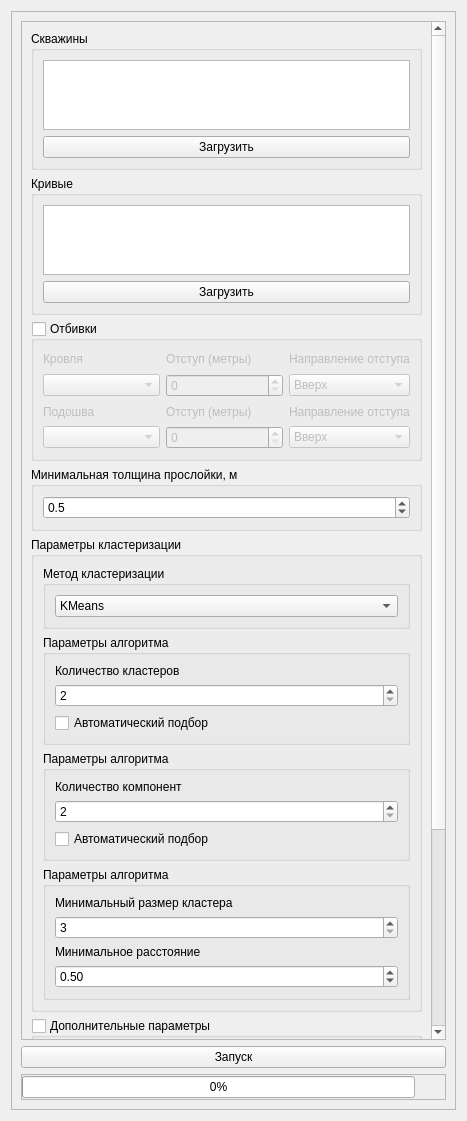
<?xml version="1.0" encoding="UTF-8"?>
<ui version="4.0">
 <class>WLISettingsWidget</class>
 <widget class="QWidget" name="WLISettingsWidget">
  <property name="geometry">
   <rect>
    <x>0</x>
    <y>0</y>
    <width>467</width>
    <height>1121</height>
   </rect>
  </property>
  <property name="minimumSize">
   <size>
    <width>450</width>
    <height>0</height>
   </size>
  </property>
  <property name="windowTitle">
   <string>Form</string>
  </property>
  <layout class="QVBoxLayout" name="verticalLayout_6">
   <item>
    <widget class="QFrame" name="SettingsFrame">
     <property name="sizePolicy">
      <sizepolicy hsizetype="Fixed" vsizetype="Preferred">
       <horstretch>0</horstretch>
       <verstretch>0</verstretch>
      </sizepolicy>
     </property>
     <property name="minimumSize">
      <size>
       <width>440</width>
       <height>0</height>
      </size>
     </property>
     <property name="maximumSize">
      <size>
       <width>450</width>
       <height>16777215</height>
      </size>
     </property>
     <property name="frameShape">
      <enum>QFrame::Shape::StyledPanel</enum>
     </property>
     <property name="frameShadow">
      <enum>QFrame::Shadow::Raised</enum>
     </property>
     <layout class="QVBoxLayout" name="verticalLayout_4">
      <item>
       <widget class="QScrollArea" name="InputDataScrollArea">
        <property name="minimumSize">
         <size>
          <width>420</width>
          <height>0</height>
         </size>
        </property>
        <property name="maximumSize">
         <size>
          <width>15000</width>
          <height>16777215</height>
         </size>
        </property>
        <property name="horizontalScrollBarPolicy">
         <enum>Qt::ScrollBarPolicy::ScrollBarAlwaysOff</enum>
        </property>
        <property name="widgetResizable">
         <bool>true</bool>
        </property>
        <widget class="QWidget" name="scrollAreaWidgetContents">
         <property name="geometry">
          <rect>
           <x>0</x>
           <y>0</y>
           <width>410</width>
           <height>1228</height>
          </rect>
         </property>
         <layout class="QVBoxLayout" name="verticalLayout_7">
          <item>
           <widget class="QGroupBox" name="WellGB">
            <property name="title">
             <string>Скважины</string>
            </property>
            <layout class="QVBoxLayout" name="verticalLayout_14">
             <item>
              <widget class="QListWidget" name="WellLW"/>
             </item>
             <item>
              <widget class="QPushButton" name="WellBtn">
               <property name="text">
                <string>Загрузить</string>
               </property>
              </widget>
             </item>
            </layout>
           </widget>
          </item>
          <item>
           <widget class="QGroupBox" name="CurveGB">
            <property name="title">
             <string>Кривые</string>
            </property>
            <layout class="QVBoxLayout" name="verticalLayout_15">
             <item>
              <widget class="QListWidget" name="CurveLW"/>
             </item>
             <item>
              <widget class="QPushButton" name="CurveBtn">
               <property name="text">
                <string>Загрузить</string>
               </property>
              </widget>
             </item>
            </layout>
           </widget>
          </item>
          <item>
           <widget class="QGroupBox" name="StratGB">
            <property name="minimumSize">
             <size>
              <width>0</width>
              <height>140</height>
             </size>
            </property>
            <property name="maximumSize">
             <size>
              <width>16777215</width>
              <height>140</height>
             </size>
            </property>
            <property name="title">
             <string>Отбивки</string>
            </property>
            <property name="flat">
             <bool>true</bool>
            </property>
            <property name="checkable">
             <bool>true</bool>
            </property>
            <property name="checked">
             <bool>false</bool>
            </property>
            <layout class="QGridLayout" name="gridLayout_4">
             <item row="3" column="2">
              <widget class="QComboBox" name="BotDirectionCB">
               <item>
                <property name="text">
                 <string>Вверх</string>
                </property>
               </item>
               <item>
                <property name="text">
                 <string>Вниз</string>
                </property>
               </item>
              </widget>
             </item>
             <item row="1" column="1">
              <widget class="QSpinBox" name="TopShiftSB">
               <property name="maximum">
                <number>1000</number>
               </property>
              </widget>
             </item>
             <item row="1" column="2">
              <widget class="QComboBox" name="TopDirectionCB">
               <item>
                <property name="text">
                 <string>Вверх</string>
                </property>
               </item>
               <item>
                <property name="text">
                 <string>Вниз</string>
                </property>
               </item>
              </widget>
             </item>
             <item row="0" column="0">
              <widget class="QLabel" name="TopLabel">
               <property name="text">
                <string>Кровля</string>
               </property>
              </widget>
             </item>
             <item row="1" column="0">
              <widget class="QComboBox" name="TopCB"/>
             </item>
             <item row="3" column="0">
              <widget class="QComboBox" name="BotCB"/>
             </item>
             <item row="2" column="0">
              <widget class="QLabel" name="BotLabel">
               <property name="text">
                <string>Подошва</string>
               </property>
              </widget>
             </item>
             <item row="3" column="1">
              <widget class="QSpinBox" name="BotShiftSB">
               <property name="maximum">
                <number>1000</number>
               </property>
              </widget>
             </item>
             <item row="0" column="1">
              <widget class="QLabel" name="TopShiftLabel">
               <property name="text">
                <string>Отступ (метры)</string>
               </property>
              </widget>
             </item>
             <item row="2" column="1">
              <widget class="QLabel" name="BotShiftLabel">
               <property name="text">
                <string>Отступ (метры)</string>
               </property>
              </widget>
             </item>
             <item row="0" column="2">
              <widget class="QLabel" name="TopDirectionLabel">
               <property name="text">
                <string>Направление отступа</string>
               </property>
              </widget>
             </item>
             <item row="2" column="2">
              <widget class="QLabel" name="BotDirectionLabel">
               <property name="text">
                <string>Направление отступа</string>
               </property>
              </widget>
             </item>
            </layout>
           </widget>
          </item>
          <item>
           <widget class="QGroupBox" name="MinWidthGB">
            <property name="title">
             <string>Минимальная толщина прослойки, м</string>
            </property>
            <layout class="QHBoxLayout" name="horizontalLayout_10">
             <item>
              <widget class="QDoubleSpinBox" name="MinWidthSB">
               <property name="decimals">
                <number>1</number>
               </property>
               <property name="minimum">
                <double>0.100000000000000</double>
               </property>
               <property name="maximum">
                <double>10.000000000000000</double>
               </property>
               <property name="singleStep">
                <double>0.100000000000000</double>
               </property>
               <property name="value">
                <double>0.500000000000000</double>
               </property>
              </widget>
             </item>
            </layout>
           </widget>
          </item>
          <item>
           <widget class="QGroupBox" name="ClusterGB">
            <property name="title">
             <string>Параметры кластеризации</string>
            </property>
            <layout class="QVBoxLayout" name="verticalLayout_8">
             <item>
              <widget class="QGroupBox" name="ClusterMethodGB">
               <property name="title">
                <string>Метод кластеризации</string>
               </property>
               <layout class="QHBoxLayout" name="horizontalLayout_5">
                <item>
                 <widget class="QComboBox" name="ClusterMethodCB">
                  <item>
                   <property name="text">
                    <string>KMeans</string>
                   </property>
                  </item>
                  <item>
                   <property name="text">
                    <string>GaussianMixture</string>
                   </property>
                  </item>
                  <item>
                   <property name="text">
                    <string>HDBSCAN</string>
                   </property>
                  </item>
                 </widget>
                </item>
               </layout>
              </widget>
             </item>
             <item>
              <widget class="QGroupBox" name="KMeansGB">
               <property name="title">
                <string>Параметры алгоритма</string>
               </property>
               <layout class="QVBoxLayout" name="verticalLayout_9">
                <item>
                 <widget class="QLabel" name="KMeansLabel">
                  <property name="text">
                   <string>Количество кластеров</string>
                  </property>
                 </widget>
                </item>
                <item>
                 <widget class="QSpinBox" name="KMeansSB">
                  <property name="minimum">
                   <number>2</number>
                  </property>
                  <property name="maximum">
                   <number>20</number>
                  </property>
                 </widget>
                </item>
                <item>
                 <widget class="QCheckBox" name="KMeansCheckBox">
                  <property name="text">
                   <string>Автоматический подбор</string>
                  </property>
                 </widget>
                </item>
               </layout>
              </widget>
             </item>
             <item>
              <widget class="QGroupBox" name="GaussianMixtureGB">
               <property name="title">
                <string>Параметры алгоритма</string>
               </property>
               <layout class="QVBoxLayout" name="verticalLayout_10">
                <item>
                 <widget class="QLabel" name="GaussianMixtureLabel">
                  <property name="text">
                   <string>Количество компонент</string>
                  </property>
                 </widget>
                </item>
                <item>
                 <widget class="QSpinBox" name="GaussianMixtureSB">
                  <property name="minimum">
                   <number>2</number>
                  </property>
                  <property name="maximum">
                   <number>20</number>
                  </property>
                 </widget>
                </item>
                <item>
                 <widget class="QCheckBox" name="GaussianMixtureCheckBox">
                  <property name="text">
                   <string>Автоматический подбор</string>
                  </property>
                 </widget>
                </item>
               </layout>
              </widget>
             </item>
             <item>
              <widget class="QGroupBox" name="HDBSCANGB">
               <property name="title">
                <string>Параметры алгоритма</string>
               </property>
               <layout class="QVBoxLayout" name="verticalLayout_11">
                <item>
                 <widget class="QLabel" name="HDBSCANMinClusterSizeLabel">
                  <property name="text">
                   <string>Минимальный размер кластера</string>
                  </property>
                 </widget>
                </item>
                <item>
                 <widget class="QSpinBox" name="HDBSCANMinClusterSizeSB">
                  <property name="minimum">
                   <number>3</number>
                  </property>
                  <property name="maximum">
                   <number>1000</number>
                  </property>
                 </widget>
                </item>
                <item>
                 <widget class="QLabel" name="HDBSCANEpsilonLabel">
                  <property name="text">
                   <string>Минимальное расстояние</string>
                  </property>
                 </widget>
                </item>
                <item>
                 <widget class="QDoubleSpinBox" name="HDBSCANEpsilonSB">
                  <property name="singleStep">
                   <double>0.100000000000000</double>
                  </property>
                  <property name="value">
                   <double>0.500000000000000</double>
                  </property>
                 </widget>
                </item>
               </layout>
              </widget>
             </item>
            </layout>
           </widget>
          </item>
          <item>
           <widget class="QGroupBox" name="PreparerGB">
            <property name="title">
             <string>Дополнительные параметры</string>
            </property>
            <property name="checkable">
             <bool>true</bool>
            </property>
            <property name="checked">
             <bool>false</bool>
            </property>
            <layout class="QVBoxLayout" name="verticalLayout">
             <item>
              <widget class="QGroupBox" name="NormalizationGB">
               <property name="title">
                <string>Нормализация</string>
               </property>
               <property name="checkable">
                <bool>true</bool>
               </property>
               <property name="checked">
                <bool>false</bool>
               </property>
               <layout class="QVBoxLayout" name="verticalLayout_12">
                <item>
                 <widget class="QComboBox" name="NormalizationCB">
                  <item>
                   <property name="text">
                    <string>MaxAbs</string>
                   </property>
                  </item>
                  <item>
                   <property name="text">
                    <string>MinMax</string>
                   </property>
                  </item>
                  <item>
                   <property name="text">
                    <string>Z-norm</string>
                   </property>
                  </item>
                 </widget>
                </item>
               </layout>
              </widget>
             </item>
             <item>
              <widget class="QGroupBox" name="OutliersGB">
               <property name="title">
                <string>Удаление выбросов</string>
               </property>
               <property name="checkable">
                <bool>true</bool>
               </property>
               <property name="checked">
                <bool>false</bool>
               </property>
               <layout class="QVBoxLayout" name="verticalLayout_18">
                <item>
                 <widget class="QComboBox" name="OutliersCB">
                  <item>
                   <property name="text">
                    <string>LOF</string>
                   </property>
                  </item>
                  <item>
                   <property name="text">
                    <string>IsolationForest</string>
                   </property>
                  </item>
                  <item>
                   <property name="text">
                    <string>EllipticEnvelope</string>
                   </property>
                  </item>
                 </widget>
                </item>
               </layout>
              </widget>
             </item>
             <item>
              <widget class="QGroupBox" name="PCAGB">
               <property name="title">
                <string>Понижение размерности</string>
               </property>
               <property name="flat">
                <bool>false</bool>
               </property>
               <property name="checkable">
                <bool>true</bool>
               </property>
               <property name="checked">
                <bool>false</bool>
               </property>
               <layout class="QVBoxLayout" name="verticalLayout_13">
                <item>
                 <widget class="QLabel" name="PCANumbersComponentsLabel">
                  <property name="text">
                   <string>Количество компонент</string>
                  </property>
                 </widget>
                </item>
                <item>
                 <widget class="QSpinBox" name="PCANumbersComponentsSB">
                  <property name="minimum">
                   <number>2</number>
                  </property>
                  <property name="value">
                   <number>2</number>
                  </property>
                 </widget>
                </item>
               </layout>
              </widget>
             </item>
            </layout>
           </widget>
          </item>
          <item>
           <spacer name="verticalSpacer">
            <property name="orientation">
             <enum>Qt::Orientation::Vertical</enum>
            </property>
            <property name="sizeHint" stdset="0">
             <size>
              <width>20</width>
              <height>40</height>
             </size>
            </property>
           </spacer>
          </item>
         </layout>
        </widget>
       </widget>
      </item>
      <item>
       <widget class="QPushButton" name="StartBtn">
        <property name="minimumSize">
         <size>
          <width>0</width>
          <height>0</height>
         </size>
        </property>
        <property name="maximumSize">
         <size>
          <width>15000</width>
          <height>16777215</height>
         </size>
        </property>
        <property name="text">
         <string>Запуск</string>
        </property>
       </widget>
      </item>
      <item>
       <widget class="QFrame" name="progressFrame">
        <property name="frameShape">
         <enum>QFrame::Shape::StyledPanel</enum>
        </property>
        <property name="frameShadow">
         <enum>QFrame::Shadow::Raised</enum>
        </property>
        <layout class="QVBoxLayout" name="verticalLayout_2">
         <property name="spacing">
          <number>6</number>
         </property>
         <property name="leftMargin">
          <number>0</number>
         </property>
         <property name="topMargin">
          <number>0</number>
         </property>
         <property name="rightMargin">
          <number>0</number>
         </property>
         <property name="bottomMargin">
          <number>0</number>
         </property>
         <item>
          <layout class="QHBoxLayout" name="progressLayout">
           <item>
            <widget class="QProgressBar" name="progressBar">
             <property name="maximumSize">
              <size>
               <width>115642</width>
               <height>16777215</height>
              </size>
             </property>
             <property name="value">
              <number>0</number>
             </property>
             <property name="alignment">
              <set>Qt::AlignmentFlag::AlignCenter</set>
             </property>
            </widget>
           </item>
           <item>
            <widget class="QLabel" name="gifLabel">
             <property name="enabled">
              <bool>true</bool>
             </property>
             <property name="sizePolicy">
              <sizepolicy hsizetype="Fixed" vsizetype="Fixed">
               <horstretch>0</horstretch>
               <verstretch>0</verstretch>
              </sizepolicy>
             </property>
             <property name="minimumSize">
              <size>
               <width>24</width>
               <height>24</height>
              </size>
             </property>
             <property name="maximumSize">
              <size>
               <width>24</width>
               <height>24</height>
              </size>
             </property>
             <property name="text">
              <string/>
             </property>
            </widget>
           </item>
          </layout>
         </item>
        </layout>
       </widget>
      </item>
     </layout>
    </widget>
   </item>
  </layout>
 </widget>
 <resources/>
 <connections/>
</ui>
